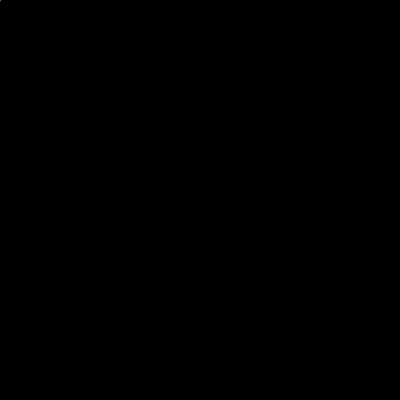
Frame 1 (no input)
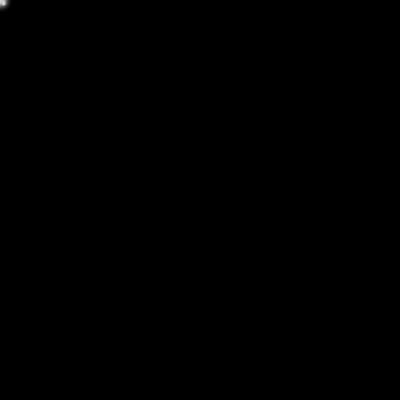
Frame 60 (the mouse pressed at the canvas centre just before this capture)
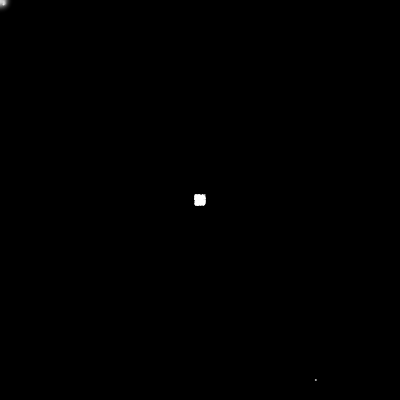
Frame 120 (the mouse held since frame 60 and released just before this capture)

The Processing sketch that drew these frames (run headless with seeded random() and noise(); from frame 60 on, the mouse is pressed at the canvas centre):

// Processing sketch: Ex_1_mouseinteraction_2
// ── Ex_1_mouseinteraction_2.pde
// Coding Art Book
// Yu Zhang + Mathias Funk, 2020

// mouse interaction 2

void setup() {
  size(400, 400);
  background(0); 
  noStroke(); 
  colorMode(HSB);
}

void draw() {
  // only blur canvas if the mouse is not pressed
  filter(BLUR, mousePressed ? 0 : 1);
  // translate to mouse position
  translate(mouseX, mouseY);
  // compute the distance that the mouse has moved this frame
  float size = 5 + dist(pmouseX, pmouseY, mouseX, mouseY);
  // generate sparkles
  for (int i = 0; i < 5; i++) {
    // draw colorful sparkles if mouse is pressed
    // button left --> red, button right --> blue
    if (mousePressed && mouseButton == LEFT) {
      fill(240 + random(-20, 20), 255, 255, 180);
    } else if (mousePressed && mouseButton == RIGHT) {
      fill(160 + random(-20, 20), 255, 255, 180);
    } else {
      fill(255, 180);
    }
    ellipse(size * random(-1, 1), size * random(-1, 1), 2, 2);
  }
}
